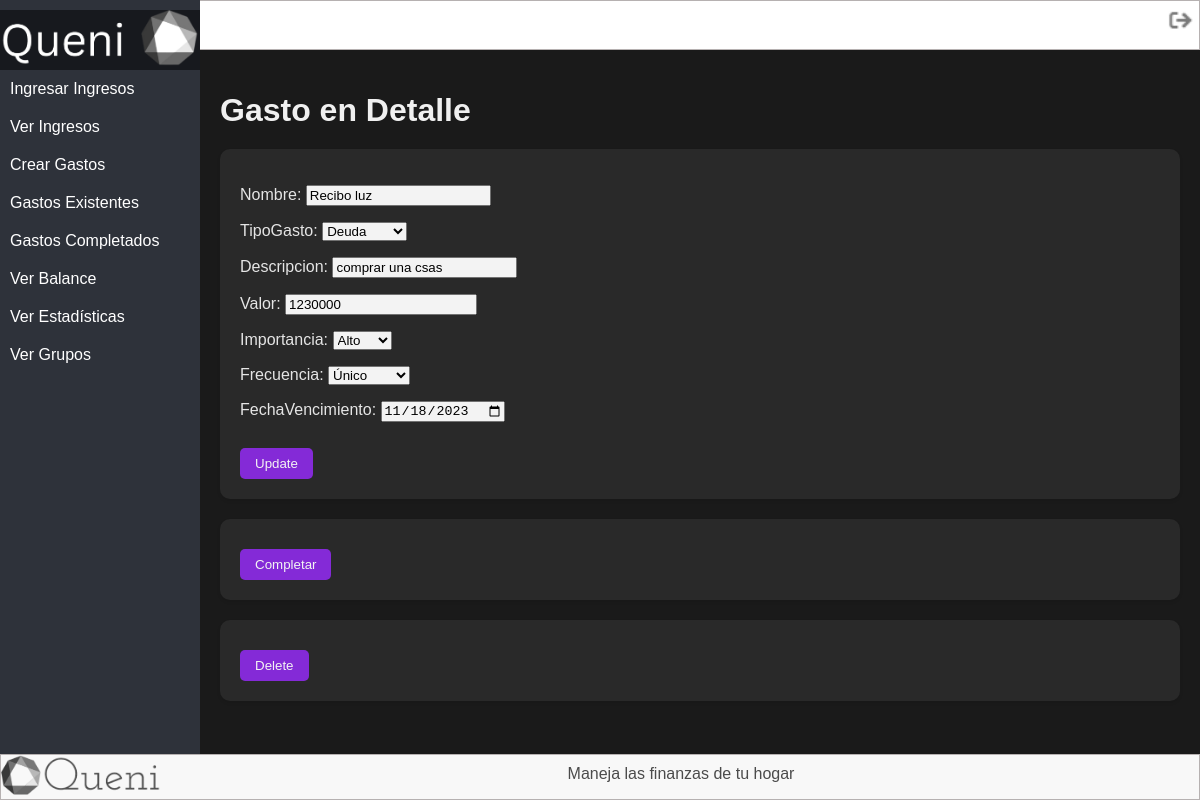
The app's page /verGastos/8/ (signed in) with its own data.
### tasks/models.py (models this page shows, shortened)
class CrearGasto(models.Model):
    id = models.AutoField(primary_key=True)
    Nombre = models.CharField(max_length=50)
    TIPO_GASTO_CHOICES = [
        ('servicios', 'Servicio'),
        ('deuda', 'Deuda'),
        ('comida', 'Comida'),
        ('hogar', 'Hogar'),
        ('educacion','Educacion'),
        ('ocio','Ocio'),
        ('otros', 'Otros'),
    ]
    TipoGasto = models.CharField(max_length=50, choices=TIPO_GASTO_CHOICES)
    Descripcion = models.CharField(max_length=50)
    Valor = models.BigIntegerField(default=0, blank=True, null=True)
    datecreated = models.DateTimeField(auto_now_add=True)
    datecompleted = models.DateTimeField(null=True)
    IMPORTANCIA_CHOICES = [
        ('alto', 'Alto'),
        ('medio', 'Medio'),
        ('bajo', 'Bajo'),
    ]
    Importancia = models.CharField(max_length=50, choices=IMPORTANCIA_CHOICES, default='medio')
    FRECUENCIA_CHOICES = [
        ('mensual', 'Mensual'),
        ('trimestral', 'Trimestral'),
        ('semestral', 'Semestral'),
        ('unico', 'Único'),
    ]
    Frecuencia = models.CharField(max_length=50, choices=FRECUENCIA_CHOICES, default='unico')
    FechaVencimiento = models.DateField(null=True, blank=True)
    user = models.ForeignKey(User, on_delete=models.CASCADE)

### tasks/views.py (the view, shortened to what this page needs)
# urls.py: path('verGastos/<int:gasto_id>/', views.gastoDetail, name= 'gastoDetail'),
@login_required
def gastoDetail(request, gasto_id):
    if request.method == 'GET':
        crearGasto = get_object_or_404(CrearGasto, pk=gasto_id, user = request.user)
        form = CrearGastoForm(instance = crearGasto)
        return render(request, 'gastoDetail.html' , {'gasto' : crearGasto, 'form' : form})

### tasks/forms.py
class CrearGastoForm(forms.ModelForm):
    FRECUENCIA_CHOICES = [
        ('mensual', 'Mensual'),
        ('trimestral', 'Trimestral'),
        ('semestral', 'Semestral'),
        ('unico', 'Único'),
    ]
    Frecuencia = forms.ChoiceField(choices=FRECUENCIA_CHOICES, required=True, label='Frecuencia')
    class Meta:
        model = CrearGasto
        fields = ['Nombre', 'TipoGasto', 'Descripcion', 'Valor', 'Importancia', 'Frecuencia', 'FechaVencimiento']
        widgets = {
            'FechaVencimiento': forms.DateInput(attrs={'type': 'date'}),  # Utiliza el widget DateInput
        }

### tasks/templates/gastoDetail.html (shortened to what this page needs)
{% extends 'base.html' %}
{% block content %}
<h1>Gasto en Detalle</h1>
<form method="POST">
    {{ form.as_p }}
    <button type="submit">Update</button>
</form>
<form action="{% url 'completeGasto' gasto.id %}" method="POST">
    <button type="submit">Completar</button>
</form>
<form action="{% url 'completeGasto' gasto.id %}" method="POST">
    <button type="submit">Delete</button>
</form>
{% endblock %}

### tasks/static/css/base.css (style rules this page uses)
body { margin: 0; padding: 0; font-family: Arial, sans-serif; background-color: #f2f2f2; display: flex; flex-direction: column; min-height: 100vh; }

### tasks/templates/gastoDetail.html (style rules this page uses)
body { background-color: #1a1a1a; color: #f0f0f0; font-family: Arial, sans-serif; }
h1 { font-size: 2rem; margin-bottom: 20px; color: #f0f0f0; }
form { margin-top: 20px; padding: 20px; background-color: #2a2a2a; border-radius: 10px; box-shadow: 0 2px 4px rgba(0, 0, 0, 0.1); opacity: 0.95; transition: background-color 0.3s; }
button { margin-top: 10px; padding: 8px 15px; background-color: #8a2be2; color: #fff; border: none; border-radius: 5px; cursor: pointer; transition: background-color 0.5s; }

### records on screen
CrearGasto: Nombre "Recibo luz", TipoGasto "Deuda", Descripcion "comprar una csas", Valor "1230000", Importancia "Alto", Frecuencia "Único", FechaVencimiento "11/18/2023"
